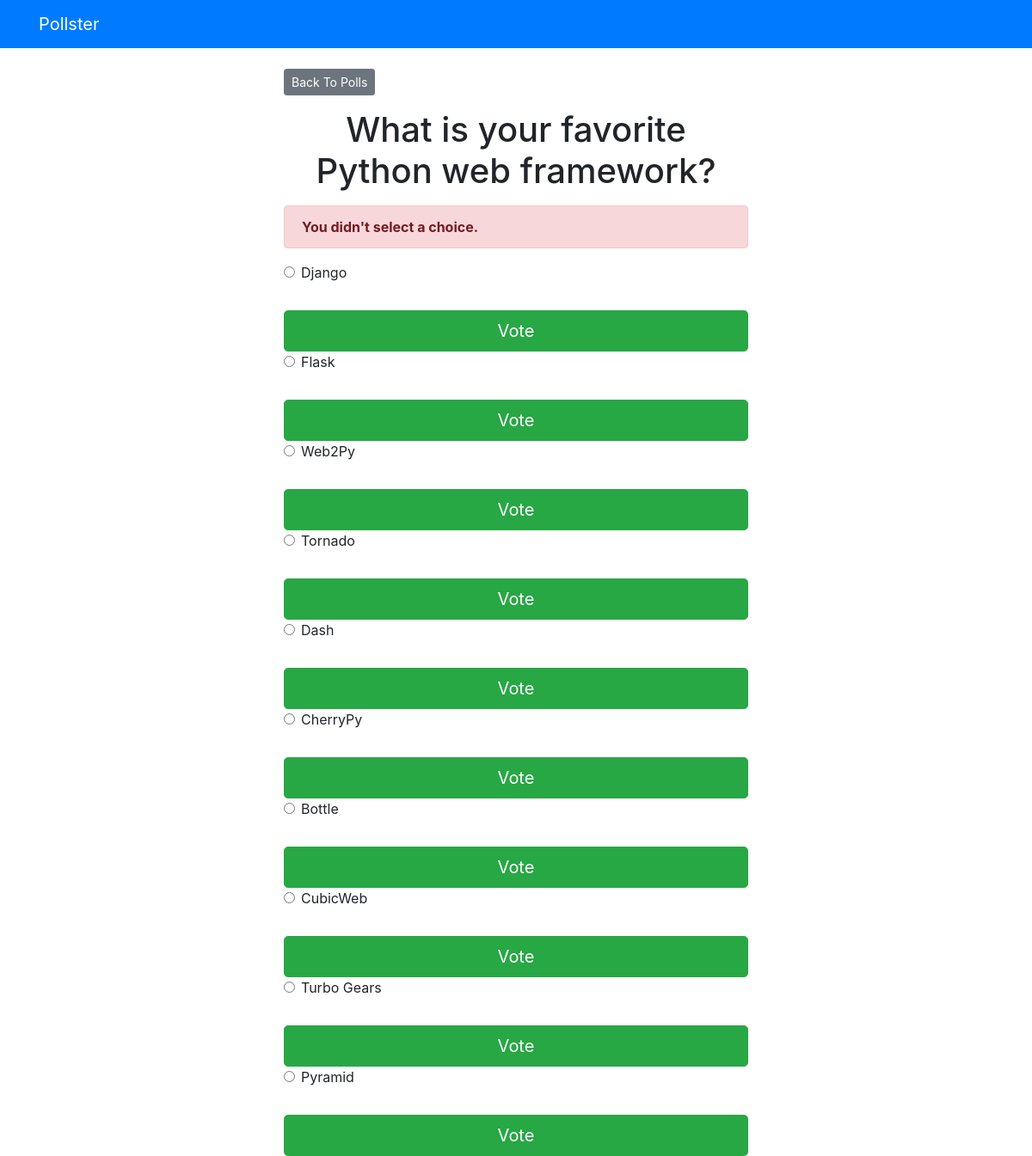
The page /polls/1/vote/ on the database its author committed.
### polls/models.py (models this page shows, shortened)
class Question(models.Model):
    question_text = models.CharField(max_length=200)
    pub_date = models.DateTimeField("date published")

class Choice(models.Model):
    question = models.ForeignKey(Question, on_delete=models.CASCADE)
    choice_text = models.CharField(max_length=200)
    votes = models.IntegerField(default=0)

### polls/views.py (the view)
# urls.py: path("<int:question_id>/vote/", views.vote, name="vote"),
def vote(request, question_id):
    question = get_object_or_404(Question, pk=question_id)
    try:
        selected_choice = question.choice_set.get(pk=request.POST["choice"])
    except (KeyError, Choice.DoesNotExist):
        return render(
            request,
            "polls/detail.html",
            {"question": question, "error_message": "You didn't select a choice.",},
        )
    else:
        selected_choice.votes += 1
        selected_choice.save()
        return HttpResponseRedirect(reverse("polls:results", args=(question.id,)))

### templates/polls/detail.html
{% extends 'base.html' %} {% block content %}
<a href="{% url 'polls:index' %}" class="btn btn-secondary btn-sm mb-3"
    >Back To Polls</a
>
<h1 class="text-center mb-3">{{question.question_text }}</h1>
{% if error_message %}
<p class="alert alert-danger">
    <strong>{{ error_message }}</strong>
</p>
{% endif %}
<form action="{% url 'polls:vote' question.id %}" method="post">
    {% csrf_token %} {% for choice in question.choice_set.all %}
    <div class="form-check">
        <input
            type="radio"
            name="choice"
            class="form-check-input"
            id="choice{{ forloop.counter }}"
            value="{{ choice.id }}"
        />
        <label for="choice{{ forloop.counter }}"
            >{{ choice.choice_text }}</label
        >
    </div>
    <input
        type="submit"
        value="Vote"
        class="btn btn-success btn-lg btn-block mt-4"
    />
</form>
{% endfor %} {% endblock %}

### rows shown on the page
Question: question_text "What is your favorite Python web framework?"
Choice: choice_text "Django"
Choice: choice_text "Flask"
Choice: choice_text "Web2Py"
Choice: choice_text "Tornado"
Choice: choice_text "Dash"
Choice: choice_text "CherryPy"
Choice: choice_text "Bottle"
Choice: choice_text "CubicWeb"
Choice: choice_text "Turbo Gears"
Choice: choice_text "Pyramid"

### other values the page prints
{{ error_message }} "You didn't select a choice."
